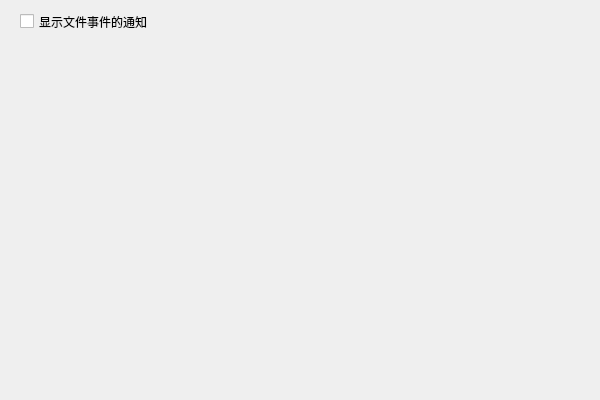
<?xml version="1.0" encoding="UTF-8"?>
<ui version="4.0">
 <class>message</class>
 <widget class="QWidget" name="message">
  <property name="geometry">
   <rect>
    <x>0</x>
    <y>0</y>
    <width>600</width>
    <height>400</height>
   </rect>
  </property>
  <property name="windowTitle">
   <string>Form</string>
  </property>
  <widget class="QCheckBox" name="checkBox">
   <property name="geometry">
    <rect>
     <x>20</x>
     <y>10</y>
     <width>191</width>
     <height>23</height>
    </rect>
   </property>
   <property name="text">
    <string>显示文件事件的通知</string>
   </property>
  </widget>
 </widget>
 <resources/>
 <connections/>
</ui>
